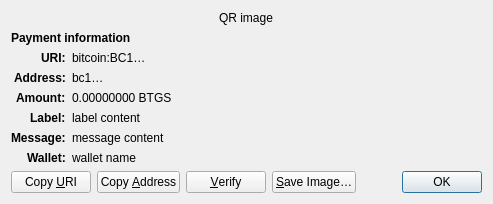
<?xml version="1.0" encoding="UTF-8"?>
<ui version="4.0">
 <class>ReceiveRequestDialog</class>
 <widget class="QDialog" name="ReceiveRequestDialog">
  <property name="geometry">
   <rect>
    <x>0</x>
    <y>0</y>
    <width>413</width>
    <height>229</height>
   </rect>
  </property>
  <property name="windowTitle">
   <string>Request payment to …</string>
  </property>
  <layout class="QGridLayout" name="gridLayout" columnstretch="0,1">
   <property name="sizeConstraint">
    <enum>QLayout::SetFixedSize</enum>
   </property>
   <item row="0" column="0" colspan="2" alignment="Qt::AlignHCenter">
    <widget class="QRImageWidget" name="qr_code">
     <property name="text">
      <string notr="true">QR image</string>
     </property>
     <property name="textInteractionFlags">
      <set>Qt::NoTextInteraction</set>
     </property>
    </widget>
   </item>
   <item row="1" column="0" colspan="2">
    <widget class="QLabel" name="payment_header">
     <property name="font">
      <font>
       <weight>75</weight>
       <bold>true</bold>
      </font>
     </property>
     <property name="text">
      <string>Payment information</string>
     </property>
     <property name="textInteractionFlags">
      <set>Qt::NoTextInteraction</set>
     </property>
    </widget>
   </item>
   <item row="2" column="0" alignment="Qt::AlignRight|Qt::AlignTop">
    <widget class="QLabel" name="uri_tag">
     <property name="font">
      <font>
       <weight>75</weight>
       <bold>true</bold>
      </font>
     </property>
     <property name="text">
      <string notr="true">URI:</string>
     </property>
     <property name="textFormat">
      <enum>Qt::PlainText</enum>
     </property>
     <property name="textInteractionFlags">
      <set>Qt::NoTextInteraction</set>
     </property>
    </widget>
   </item>
   <item row="2" column="1" alignment="Qt::AlignTop">
    <widget class="QLabel" name="uri_content">
     <property name="text">
      <string notr="true">bitcoin:BC1…</string>
     </property>
     <property name="textFormat">
      <enum>Qt::RichText</enum>
     </property>
     <property name="wordWrap">
      <bool>true</bool>
     </property>
     <property name="textInteractionFlags">
      <set>Qt::TextSelectableByMouse</set>
     </property>
    </widget>
   </item>
   <item row="3" column="0" alignment="Qt::AlignRight|Qt::AlignTop">
    <widget class="QLabel" name="address_tag">
     <property name="font">
      <font>
       <weight>75</weight>
       <bold>true</bold>
      </font>
     </property>
     <property name="text">
      <string>Address:</string>
     </property>
     <property name="textInteractionFlags">
      <set>Qt::NoTextInteraction</set>
     </property>
    </widget>
   </item>
   <item row="3" column="1" alignment="Qt::AlignTop">
    <widget class="QLabel" name="address_content">
     <property name="text">
      <string notr="true">bc1…</string>
     </property>
     <property name="textFormat">
      <enum>Qt::PlainText</enum>
     </property>
     <property name="textInteractionFlags">
      <set>Qt::TextSelectableByMouse</set>
     </property>
    </widget>
   </item>
   <item row="4" column="0" alignment="Qt::AlignRight|Qt::AlignTop">
    <widget class="QLabel" name="amount_tag">
     <property name="font">
      <font>
       <weight>75</weight>
       <bold>true</bold>
      </font>
     </property>
     <property name="text">
      <string>Amount:</string>
     </property>
     <property name="textInteractionFlags">
      <set>Qt::NoTextInteraction</set>
     </property>
    </widget>
   </item>
   <item row="4" column="1" alignment="Qt::AlignTop">
    <widget class="QLabel" name="amount_content">
     <property name="text">
      <string notr="true">0.00000000 BTGS</string>
     </property>
     <property name="textFormat">
      <enum>Qt::PlainText</enum>
     </property>
     <property name="textInteractionFlags">
      <set>Qt::TextSelectableByMouse</set>
     </property>
    </widget>
   </item>
   <item row="5" column="0" alignment="Qt::AlignRight|Qt::AlignTop">
    <widget class="QLabel" name="label_tag">
     <property name="font">
      <font>
       <weight>75</weight>
       <bold>true</bold>
      </font>
     </property>
     <property name="text">
      <string>Label:</string>
     </property>
     <property name="textInteractionFlags">
      <set>Qt::NoTextInteraction</set>
     </property>
    </widget>
   </item>
   <item row="5" column="1" alignment="Qt::AlignTop">
    <widget class="QLabel" name="label_content">
     <property name="text">
      <string notr="true">label content</string>
     </property>
     <property name="textFormat">
      <enum>Qt::PlainText</enum>
     </property>
     <property name="wordWrap">
      <bool>true</bool>
     </property>
     <property name="textInteractionFlags">
      <set>Qt::TextSelectableByMouse</set>
     </property>
    </widget>
   </item>
   <item row="6" column="0" alignment="Qt::AlignRight|Qt::AlignTop">
    <widget class="QLabel" name="message_tag">
     <property name="font">
      <font>
       <weight>75</weight>
       <bold>true</bold>
      </font>
     </property>
     <property name="text">
      <string>Message:</string>
     </property>
     <property name="textInteractionFlags">
      <set>Qt::NoTextInteraction</set>
     </property>
    </widget>
   </item>
   <item row="6" column="1" alignment="Qt::AlignTop">
    <widget class="QLabel" name="message_content">
     <property name="text">
      <string notr="true">message content</string>
     </property>
     <property name="textFormat">
      <enum>Qt::PlainText</enum>
     </property>
     <property name="wordWrap">
      <bool>true</bool>
     </property>
     <property name="textInteractionFlags">
      <set>Qt::TextSelectableByMouse</set>
     </property>
    </widget>
   </item>
   <item row="7" column="0" alignment="Qt::AlignRight|Qt::AlignTop">
    <widget class="QLabel" name="wallet_tag">
     <property name="font">
      <font>
       <weight>75</weight>
       <bold>true</bold>
      </font>
     </property>
     <property name="text">
      <string>Wallet:</string>
     </property>
     <property name="textInteractionFlags">
      <set>Qt::NoTextInteraction</set>
     </property>
    </widget>
   </item>
   <item row="7" column="1" alignment="Qt::AlignTop">
    <widget class="QLabel" name="wallet_content">
     <property name="text">
      <string notr="true">wallet name</string>
     </property>
     <property name="textFormat">
      <enum>Qt::PlainText</enum>
     </property>
     <property name="wordWrap">
      <bool>true</bool>
     </property>
     <property name="textInteractionFlags">
      <set>Qt::TextSelectableByMouse</set>
     </property>
    </widget>
   </item>
   <item row="8" column="0" colspan="2">
    <layout class="QHBoxLayout" name="horizontalLayout">
     <item>
      <widget class="QPushButton" name="btnCopyURI">
       <property name="text">
        <string>Copy &amp;URI</string>
       </property>
       <property name="autoDefault">
        <bool>false</bool>
       </property>
      </widget>
     </item>
     <item>
      <widget class="QPushButton" name="btnCopyAddress">
       <property name="text">
        <string>Copy &amp;Address</string>
       </property>
       <property name="autoDefault">
        <bool>false</bool>
       </property>
      </widget>
     </item>
     <item>
      <widget class="QPushButton" name="btnVerify">
       <property name="text">
        <string>&amp;Verify</string>
       </property>
       <property name="toolTip">
        <string>Verify this address on e.g. a hardware wallet screen</string>
       </property>
       <property name="autoDefault">
        <bool>false</bool>
       </property>
      </widget>
     </item>
     <item>
      <widget class="QPushButton" name="btnSaveAs">
       <property name="text">
        <string>&amp;Save Image…</string>
       </property>
       <property name="autoDefault">
        <bool>false</bool>
       </property>
      </widget>
     </item>
     <item>
      <spacer name="horizontalSpacer_2">
       <property name="orientation">
        <enum>Qt::Horizontal</enum>
       </property>
       <property name="sizeHint" stdset="0">
        <size>
         <width>40</width>
         <height>20</height>
        </size>
       </property>
      </spacer>
     </item>
     <item>
      <widget class="QDialogButtonBox" name="buttonBox">
       <property name="focusPolicy">
        <enum>Qt::StrongFocus</enum>
       </property>
       <property name="standardButtons">
        <set>QDialogButtonBox::Ok</set>
       </property>
      </widget>
     </item>
    </layout>
   </item>
  </layout>
 </widget>
 <customwidgets>
  <customwidget>
   <class>QRImageWidget</class>
   <extends>QLabel</extends>
   <header>qt/qrimagewidget.h</header>
  </customwidget>
 </customwidgets>
 <tabstops>
  <tabstop>buttonBox</tabstop>
  <tabstop>btnCopyURI</tabstop>
  <tabstop>btnCopyAddress</tabstop>
  <tabstop>btnSaveAs</tabstop>
 </tabstops>
 <resources/>
 <connections>
  <connection>
   <sender>buttonBox</sender>
   <signal>accepted()</signal>
   <receiver>ReceiveRequestDialog</receiver>
   <slot>accept()</slot>
   <hints>
    <hint type="sourcelabel">
     <x>135</x>
     <y>230</y>
    </hint>
    <hint type="destinationlabel">
     <x>135</x>
     <y>126</y>
    </hint>
   </hints>
  </connection>
 </connections>
</ui>
